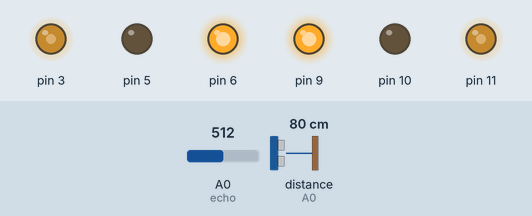
A sketch run on a simulated Arduino Uno, built with avr-gcc and run on an emulated ATmega328P. On the bench: output pins drawn as LEDs (lit = HIGH). Wiring (inferred from the names in the program): ultrasonic range finder: trigger A1; echo A0. Inputs (shaded band) come from the test bench; at power-on: A0 (echo) = 512, distance to the obstacle (sensor on A0) 80 cm. The echo pulse lasts 58.3 µs per cm; pins used as bus, display or sensor lines are not drawn; what the sketch prints to the serial monitor is not drawn.

Above: at 1.2 s.
1.3 s: A0 (echo) set to 716
At 2.0 s:
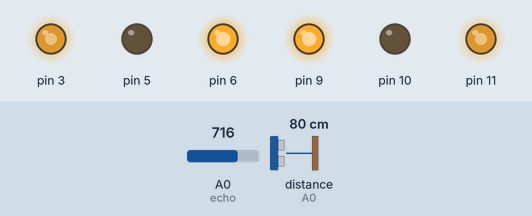
2.8 s: A0 (echo) set to 900
At 3.2 s:
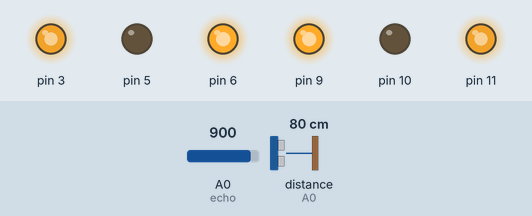
4.3 s: A0 (echo) set to 122
At 5.6 s:
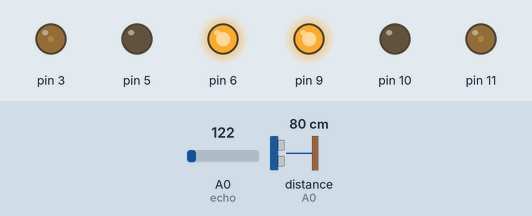
8.8 s: A0 (echo) set to 0
At 9.1 s:
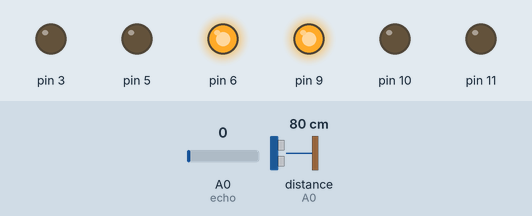
10.3 s: A0 (echo) set to 511
At 11.5 s:
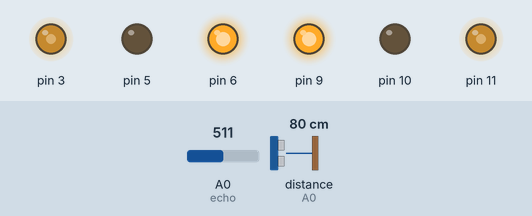
Timing chart, 0 to 12.8 s (numbered marks = the images above; inputs shaded):
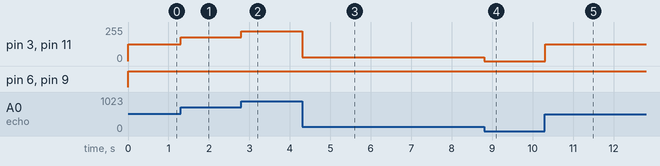

The sketch:

tch_jan4a_L298N_Motor_driver_controll_With_ultrasonic_sensor.ino
```cpp
int A;
int B;
int C;
int trig=A1;
int echo=A0;
long time=0;
long cm=0;
long inch=0;

void setup() {
  pinMode(3,OUTPUT);
  pinMode(5,OUTPUT);
  pinMode(6,OUTPUT);
  pinMode(9,OUTPUT);
  pinMode(10,OUTPUT);
  pinMode(11,OUTPUT);

  pinMode(trig,OUTPUT);
  pinMode(echo,INPUT);
  Serial.begin(9600);
}

void loop() {

  digitalWrite(trig,0);
  delayMicroseconds(2);
  digitalWrite(trig,1);
  delayMicroseconds(10);
  digitalWrite(trig,0);
  time=pulseIn(echo,1);
  cm=time/29/2;
  inch=time/74/2;
  Serial.print(inch);
  Serial.print("inch\t");
  Serial.print(cm);
  Serial.println("cm");

  A= analogRead(A0);
  B= map(A,0,1024,0,255);
  C= map(A,0,1024,0,255);

  analogWrite(3,B);
  analogWrite(11,C);


if(cm==30) {
  stop();
  delay(3000);

  if(cm<35) {
  backward();
  }
  if(cm>35) {
  turnleft();
  delay(5000);
  }
}

else {
  forward();
}
}

void forward() {
  digitalWrite(6,HIGH);
  digitalWrite(5,LOW);
  digitalWrite(9,HIGH);
  digitalWrite(10,LOW);
}

void backward() {
  digitalWrite(6,LOW);
  digitalWrite(5,HIGH);
  digitalWrite(9,LOW);
  digitalWrite(10,HIGH);
}

void turnright() {
  digitalWrite(6,LOW);
  digitalWrite(5,HIGH);
  digitalWrite(9,LOW);
  digitalWrite(10,LOW);
}
void turnleft() {
  digitalWrite(6,LOW);
  digitalWrite(5,LOW);
  digitalWrite(9,LOW);
  digitalWrite(10,HIGH);
}

void stop() {
  digitalWrite(6,LOW);
  digitalWrite(5,LOW);
  digitalWrite(9,LOW);
  digitalWrite(10,LOW);
}
```

Measured:
- after the input at 1.3 s, pin 3, pin 11: 127/255 → 178/255 at once
- after the input at 2.8 s, pin 3, pin 11: 178/255 → 224/255 at once
- after the input at 4.3 s, pin 3, pin 11: 224/255 → 30/255 at once
- after the input at 8.8 s, pin 3, pin 11: 30/255 → 0/255 at once
- after the input at 10.3 s, pin 3, pin 11: 0/255 → 127/255 at once
